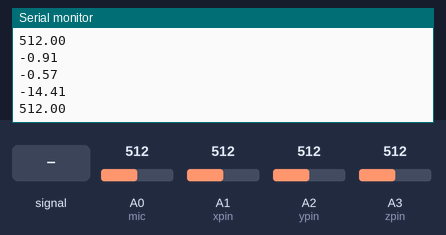
This sketch was run on a simulated Arduino Uno, built with avr-gcc and run on an emulated ATmega328P. On the bench: the last lines printed to the serial monitor. The test bench sets the inputs (shaded band); at power-on: A0 (mic) = 512, A1 (xpin) = 512, A2 (ypin) = 512, A3 (zpin) = 512.

Above: at 1.4 s.
1.5 s: A0 (mic) fed a 200 Hz sine of ±81 counts around its level
At 2.3 s:
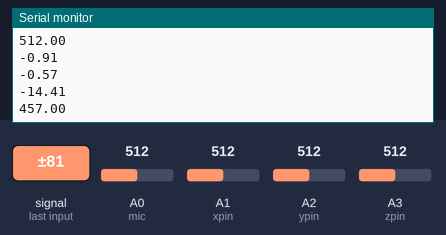
3.0 s: A0 (mic) set to 716
At 3.5 s:
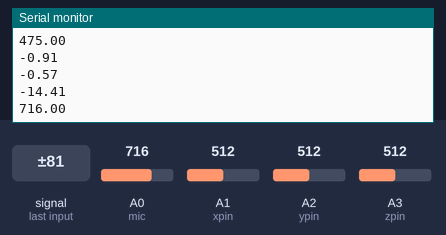
4.5 s: A1 (xpin) set to 716
6.0 s: A2 (ypin) set to 716
At 6.6 s:
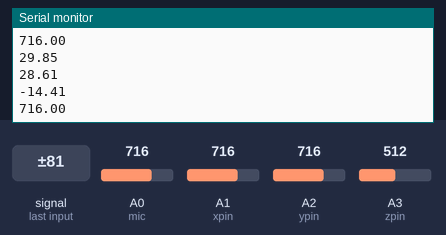
7.5 s: A3 (zpin) set to 716
At 8.3 s:
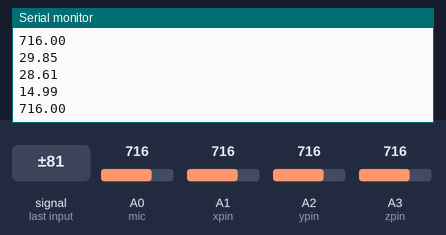
9.0 s: A0 (mic) fed a 1000 Hz sine of ±255 counts around its level
At 9.6 s:
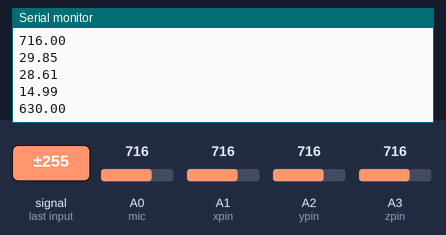
Timing chart, 0 to 11.5 s (numbered marks = the images above; inputs shaded):
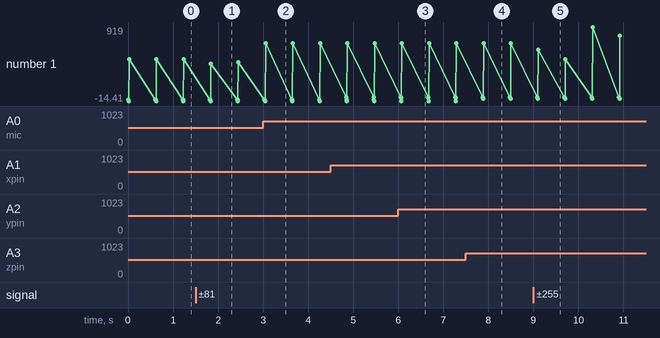

Measured:
- after the input at 1.5 s, the serial monitor: prints a new line after 0.34 s (image 1)
- after the input at 3.0 s, the serial monitor: prints a new line after 0.05 s (image 2)
- after the input at 6.0 s, the serial monitor: prints a new line after 0.06 s (image 3)
- after the input at 7.5 s, the serial monitor: prints a new line after 0.39 s (image 4)
- after the input at 9.0 s, the serial monitor: prints a new line after 0.10 s (image 5)
- plotted number 1: 512 → 475 after the input at 1.5 s, 475 → 716 after the input at 3.0 s, 716 → 807 after the input at 9.0 s

The sketch:

Qversion1_0.ino
```cpp
const int mic = A0; //microphone
const int xpin = A1; // x-axis of the accelerometer
const int ypin = A2; // y-axis
const int zpin = A3; // z-axis


void setup(){
  Serial.begin(9600);
}

void loop()
{
  int x = analogRead(xpin); //- 331.5)/65*9.8)-28.12; //read from xpin
  delay(1); //
  int y = analogRead(ypin); //)- 329.5)/68.5*9.8)-26.68; //read from ypin
  delay(1);
  int z = analogRead(zpin); //- 340)/68*9.8)-39.20; //read from zpin
  delay(1);
  int m = analogRead(mic); // read from microphone
  float zero_G = 512.0; //ADC is 0~1023 the zero g output equal to Vs/2
  float scale = 102.3; //ADXL335330 Sensitivity is 330mv/g


  Serial.println((((float)x - 331.5)/65*9.8)-28.12); //print x value on serial monitor
  Serial.println((((float)y - 329.5)/68.5*9.8)-26.68); //print y value on serial monitor
  Serial.println((((float)z - 340.0)/68*9.8)-39.20); //print z value on serial monitor
  Serial.println((float)m); // print microphone values on serial monitor


  delay(600); //wait for 1 second
}
```
